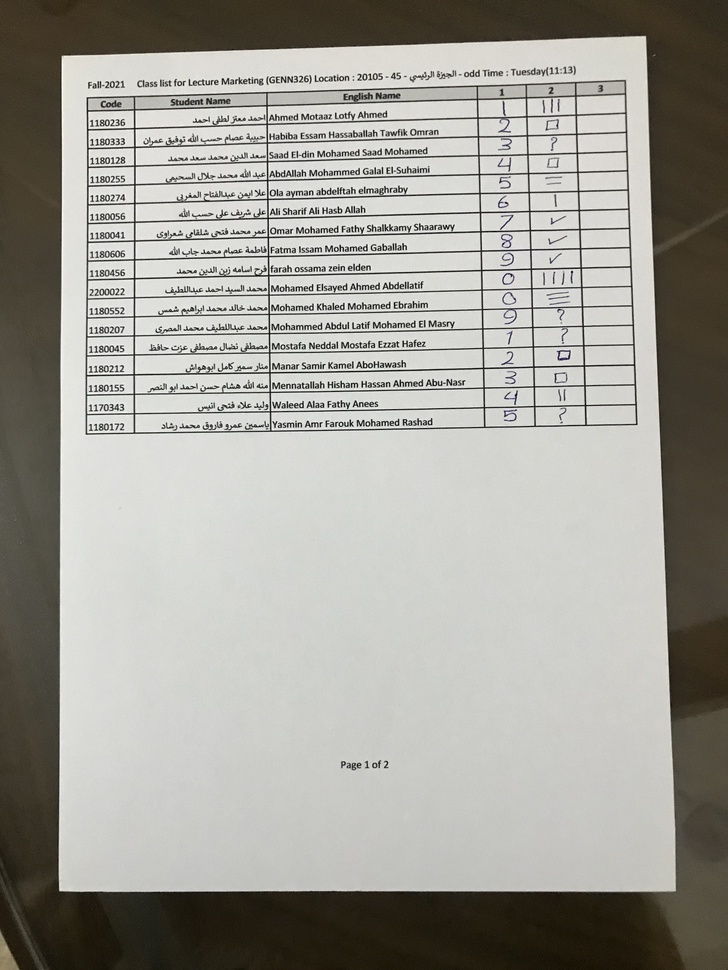
#> input picture Test/1.jpg, 728 x 970 px, shrunk from 3024 x 4030 before the run
$ python -i CellExtractor.py   (imports and definitions only)
#> lines starting #> are read from the running program, lines starting #| are printed output that depends on the picture; after the words box and inside, x2 and y2 are one past the last pixel; in counts of white or black regions, pixels touching at a corner belong together
#> further down, picture is the input picture: shape (970, 728, 3); mean B, G, R 152.7, 159.6, 161.2
import cv2
import numpy as np
import matplotlib.pyplot as plt
from ulits.PageExtractor import getPageWarped


def transition_per_row(img):
    trans_array = []
    for i in range(img.shape[0]):
        trans = 0
        new_region = True
        for j in range(img.shape[1]):
            if(new_region):
                if(img[i][j]):
                    trans += 1
                    new_region = False
            if(~img[i][j]):
                new_region = True
        trans_array.append(trans)
    trans_median = np.median(trans_array)
    return int(trans_median)


def transition_per_column(img):
    trans_array = []
    for j in range(img.shape[1]):
        trans = 0
        new_region = True
        for i in range(img.shape[0]):
            if(new_region):
                if(img[i][j]):
                    trans += 1
                    new_region = False
            if(~img[i][j]):
                new_region = True
        trans_array.append(trans)
    trans_median = np.median(trans_array)
    return int(trans_median)


def get_locations_column(img, num):
    locations_array = []
    for i in range(img.shape[0]):
        locations = []
        trans = 0
        new_region = True
        for j in range(img.shape[1]):
            if(new_region):
                if(img[i][j]):
                    trans += 1
                    locations.append(j)
                    new_region = False
            if(~img[i][j]):
                new_region = True
        if(trans == num):
            locations_array.append(locations)
    locations_array = np.array(locations_array)
    median_location = []
    if (len(locations_array) != 0):
        for k in range(num):
            median_location.append(np.median(locations_array[:, k]))
    return np.array(median_location, dtype=np.int32)


def get_locations_row(img, num):
    locations_array = []
    for j in range(img.shape[1]):
        locations = []
        trans = 0
        new_region = True
        for i in range(img.shape[0]):
            if(new_region):
                if(img[i][j]):
                    trans += 1
                    locations.append(i)
                    new_region = False
            if(~img[i][j]):
                new_region = True
        if(trans == num):
            locations_array.append(locations)
    locations_array = np.array(locations_array)
    median_location = []
    if (len(locations_array) != 0):
        for k in range(num):
            median_location.append(np.median(locations_array[:, k]))
    return np.array(median_location, dtype=np.int32)


def remove_border(img_with_border):
    img_with_border_v = cv2.erode(img_with_border, np.ones(
        (15, 1), np.uint8), iterations=2)  # !Parameter
    img_with_border_v = cv2.dilate(img_with_border_v, np.ones(
        (1, 5), np.uint8), iterations=2)  # !Parameter
    img_with_border_v = cv2.erode(img_with_border_v, np.ones(
        (1, 4), np.uint8), iterations=2)  # !Parameter
    img_with_border_h = cv2.erode(img_with_border, np.ones(
        (1, 15), np.uint8), iterations=2)  # !Parameter
    img_with_border_h = cv2.dilate(img_with_border_h, np.ones(
        (5, 1), np.uint8), iterations=2)  # !Parameter
    img_with_border_h = cv2.erode(img_with_border_h, np.ones(
        (3, 1), np.uint8), iterations=2)  # !Parameter
    img_without_border = img_with_border.copy()
    # upper border
    for j in range(img_without_border.shape[1]):
        i = 0
        while(i < img_without_border.shape[0] and img_with_border_h[i][j] != 0):
            img_without_border[i][j] = 0
            i += 1
    # lower border
    for j in range(img_without_border.shape[1]):
        i = img_without_border.shape[0]-1
        while(i >= 0 and img_with_border_h[i][j] != 0):
            img_without_border[i][j] = 0
            i -= 1
    # left border
    for i in range(img_without_border.shape[0]):
        j = 0
        while(j < img_without_border.shape[1] and img_with_border_v[i][j] != 0):
            img_without_border[i][j] = 0
            j += 1
    # right border
    for i in range(img_without_border.shape[0]):
        j = img_without_border.shape[1]-1
        while(j >= 0 and img_with_border_v[i][j] != 0):
            img_without_border[i][j] = 0
            j -= 1
    # border final clean
    for j in range(img_without_border.shape[1]):
        for i in range(2):
            img_without_border[i][j] = 0
    for j in range(img_without_border.shape[1]):
        for i in range(img_without_border.shape[0]-2, img_without_border.shape[0]):
            img_without_border[i][j] = 0
    for i in range(img_without_border.shape[0]):
        for j in range(2):
            img_without_border[i][j] = 0
    for i in range(img_without_border.shape[0]):
        for j in range(img_without_border.shape[1]-2, img_without_border.shape[1]):
            img_without_border[i][j] = 0
    #!Add post prossecing functions
    return img_without_border


def get_cells(img):
    gray = cv2.cvtColor(img, cv2.COLOR_BGR2GRAY)
    img_binary = cv2.adaptiveThreshold(gray, 255,
                                       cv2.ADAPTIVE_THRESH_GAUSSIAN_C, cv2.THRESH_BINARY_INV, 31, 4)  # !parameter
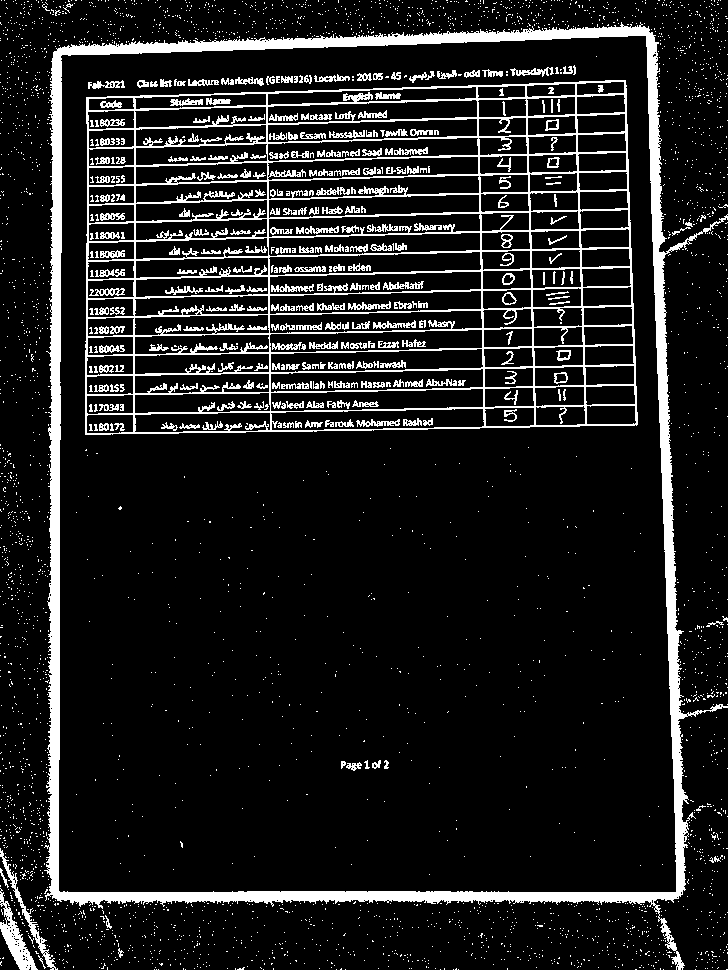
#> img_binary: shape (970, 728); 12.1% white; 3524 white regions (3224 under 20 px), largest, box (x1, y1, x2, y2) and area: (44, 22, 728, 970) 30251, (85, 80, 638, 435) 29566, (0, 888, 38, 970) 974
    kernal_width = 3  # !Parameter
    iterations = 10  # !Parameter
    kernel = np.ones((1, kernal_width), np.uint8)
    img_horizontal = cv2.erode(img_binary, kernel, iterations=iterations)
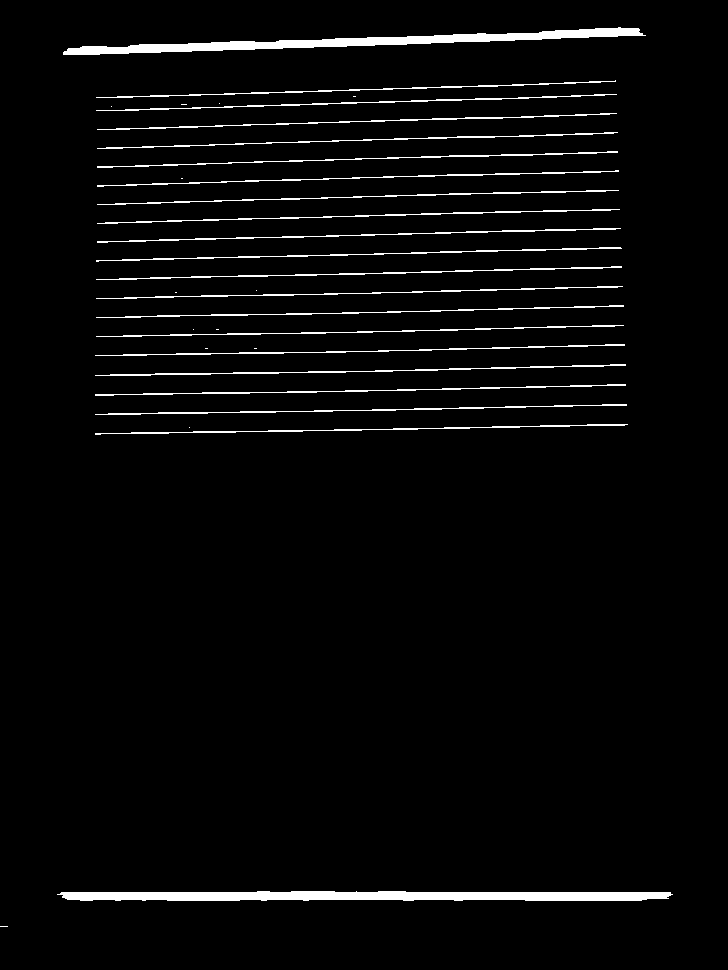
#> img_horizontal: shape (970, 728); 3.5% white; 34 white regions (13 under 20 px), largest, box (x1, y1, x2, y2) and area: (57, 891, 673, 901) 5172, (63, 27, 646, 55) 4657, (95, 364, 626, 376) 872
    img_horizontal = cv2.dilate(img_horizontal, kernel, iterations=iterations)
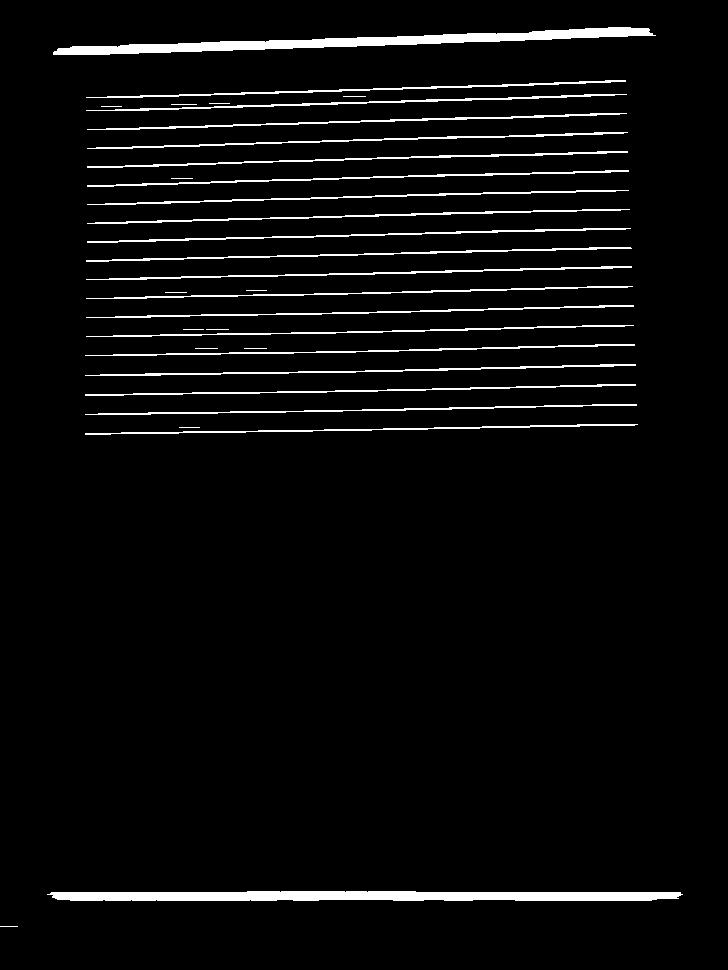
#> img_horizontal: shape (970, 728); 4.4% white; 34 white regions (1 under 20 px), largest, box (x1, y1, x2, y2) and area: (47, 891, 683, 901) 5592, (53, 27, 656, 55) 5277, (86, 94, 627, 111) 1113
    num_rows = transition_per_column(img_horizontal)
#> num_rows = 21
    kernal_height = 3  # !Parameter
    iterations = 10  # !Parameter
    kernel = np.ones((kernal_height, 1), np.uint8)
    img_vertical = cv2.erode(img_binary, kernel, iterations=iterations)
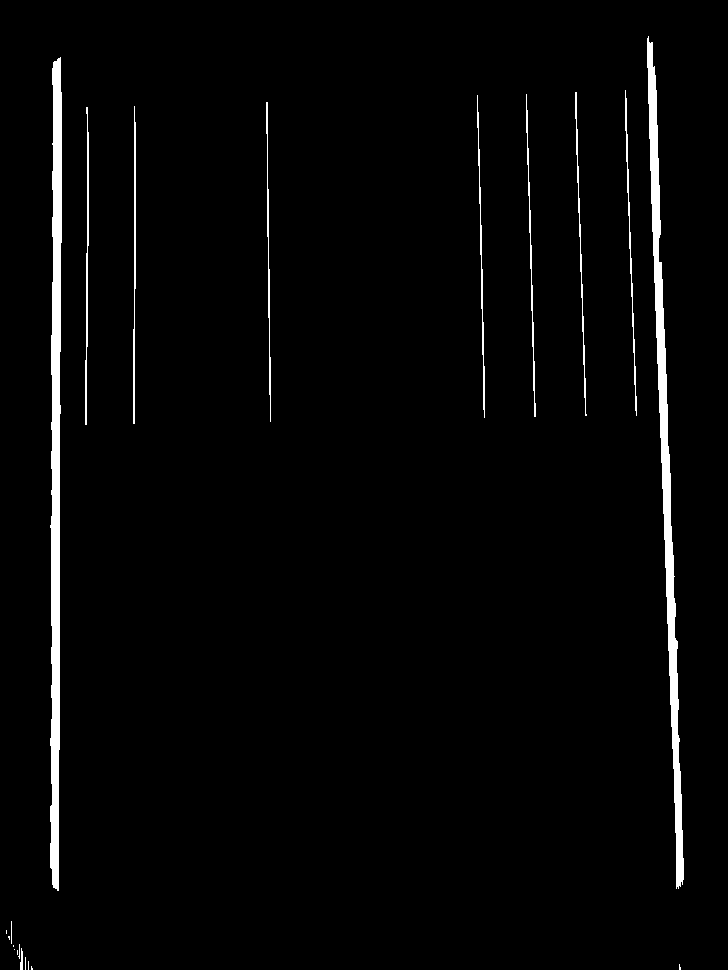
#> img_vertical: shape (970, 728); 2.5% white; 21 white regions (10 under 20 px), largest, box (x1, y1, x2, y2) and area: (50, 57, 62, 891) 7174, (647, 36, 684, 889) 6662, (85, 107, 89, 425) 598
    img_vertical = cv2.dilate(img_vertical, kernel, iterations=iterations)
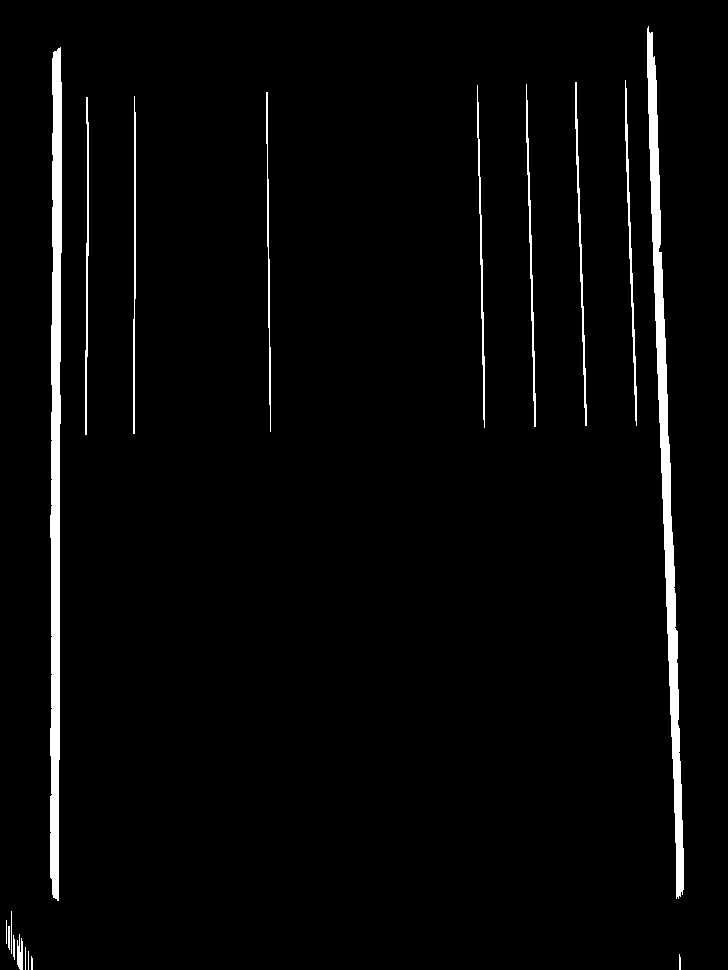
#> img_vertical: shape (970, 728); 2.9% white; 18 white regions (1 under 20 px), largest, box (x1, y1, x2, y2) and area: (50, 47, 62, 901) 7734, (647, 26, 684, 899) 7542, (625, 80, 637, 426) 774
    num_columns = transition_per_row(img_vertical)
#> num_columns = 2
    locations_columns = get_locations_column(img_vertical, num_columns)
#> after the loop in get_locations_column, `for i in range(img.shape[0]):`: locations_array = 497 pairs, first value 6 to 647, second value 11 to 676
#> after the loop in get_locations_column, `for k in range(num):`: median_location = [51, 668]
#> locations_columns = [51, 668]
    locations_rows = get_locations_row(img_horizontal, num_rows)
#> after the loop in get_locations_row, `for j in range(img.shape[1]):`: locations_array = 407 items
#> in get_locations_row, `locations_array = np.array(locations_array)`:
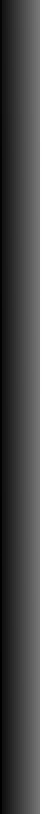
#> locations_array: shape (407, 21) int64 (shown 2 times larger); min 27, max 892, mean 273.7; drawn with min black and max white
#> after the loop in get_locations_row, `for k in range(num):`: median_location = [36, 87, 100, 118, 137, 156, 175, 194, 213, 233, 252, 271, 291, 310, 330, 349, 369, 389, 408, 428, 892]
#> locations_rows = 21 values from 36 to 892
    location_cells_rows = []
    for k in range(num_columns-1):
        location_2 = []
        for j in range(locations_columns[k], locations_columns[k+1]+1):
            trans = 0
            location_1 = []
            new_region = True
            for i in range(img_horizontal.shape[0]):
                if(new_region):
                    if(img_horizontal[i][j]):
                        trans += 1
                        location_1.append(i)
                        new_region = False
                if(~img_horizontal[i][j]):
                    new_region = True
            if(trans == num_rows):
                location_2.append(location_1)
        if(len(location_2) == 0):
            location_2.append(locations_rows)
        median_location = np.median(location_2, axis=0)
        median_location = np.array(median_location, dtype=np.int32)
        location_cells_rows.append(median_location)
#> after the loop, location_cells_rows = 1 item
    location_cells_columns = []
    for k in range(num_rows-1):
        location_2 = []
        for i in range(locations_rows[k], locations_rows[k+1]+1):
            trans = 0
            location_1 = []
            new_region = True
            for j in range(img_vertical.shape[1]):
                if(new_region):
                    if(img_vertical[i][j]):
                        trans += 1
                        location_1.append(j)
                        new_region = False
                if(~img_vertical[i][j]):
                    new_region = True
            if(trans == num_columns):
                location_2.append(location_1)
        if(len(location_2) == 0):
            location_2.append(locations_columns)
        median_location = np.median(location_2, axis=0)
        median_location = np.array(median_location, dtype=np.int32)
        location_cells_columns.append(median_location)
#> this loop made 20 passes
#> after the loop, location_cells_columns = [[52, 647], [51, 668], [51, 668], [51, 668], [51, 668], [51, 668], [51, 668], [51, 668], [51, 668], [51, 668], [51, 668], [51, 668], [51, 668], [51, 668], [51, 668], [51, 668], [51, 668], [51, 668], [51, 668], [51, 669]]
    cells_locations = []
    for i in range(num_rows-1):
        for j in range(num_columns-1):
            cells_locations.append(
                (location_cells_rows[j][i], location_cells_columns[i][j],
                 location_cells_rows[j][i+1], location_cells_columns[i][j+1])
            )
#> after the loop, cells_locations = 20 items, first 6: (36, 52, 87, 647), (87, 51, 100, 668), (100, 51, 118, 668), (118, 51, 137, 668), (137, 51, 156, 668), (156, 51, 175, 668)
    cells_content = []
    cell_row_content = []
    for i in range(len(cells_locations)):
        cell_row_content.append(gray[cells_locations[i][0]:cells_locations[i]
                                [2], cells_locations[i][1]:cells_locations[i][3]])
        if((i+1) % (num_columns-1) == 0):
            cells_content.append(cell_row_content)
            cell_row_content = []
#> this loop made 20 passes
#> after the loop, cells_content = 20 items
    original_cells=cells_content.copy()
#> original_cells = 20 items
    for i in range(len(cells_content)):
        for j in range(len(cells_content[i])):
            cells_content[i][j] = cv2.adaptiveThreshold(
                cells_content[i][j], 255, cv2.ADAPTIVE_THRESH_GAUSSIAN_C, cv2.THRESH_BINARY_INV, 15, 7)  # !parameter
    for i in range(len(cells_content)):
        for j in range(len(cells_content[i])):
            cells_content[i][j] = remove_border(cells_content[i][j])
#> this loop made 20 passes
#> pass 1, in remove_border, `img_with_border_h = cv2.erode(img_with_border, np.ones( (1, 15), np.ui..`:
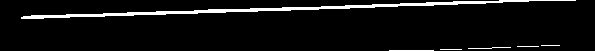
#> img_with_border_h: shape (51, 595); 5.8% white; 6 white regions (1 under 20 px), largest, box (x1, y1, x2, y2) and area: (21, 0, 576, 19) 1622, (389, 50, 434, 51) 45, (468, 47, 511, 49) 43, (517, 46, 539, 47) 22, (440, 49, 462, 50) 22
    return cells_content , original_cells


# [14 lines of commented-out code are left out]

>>> import cv2
>>> picture = cv2.imread('../Test/1.jpg')
>>> result = get_cells(picture)
